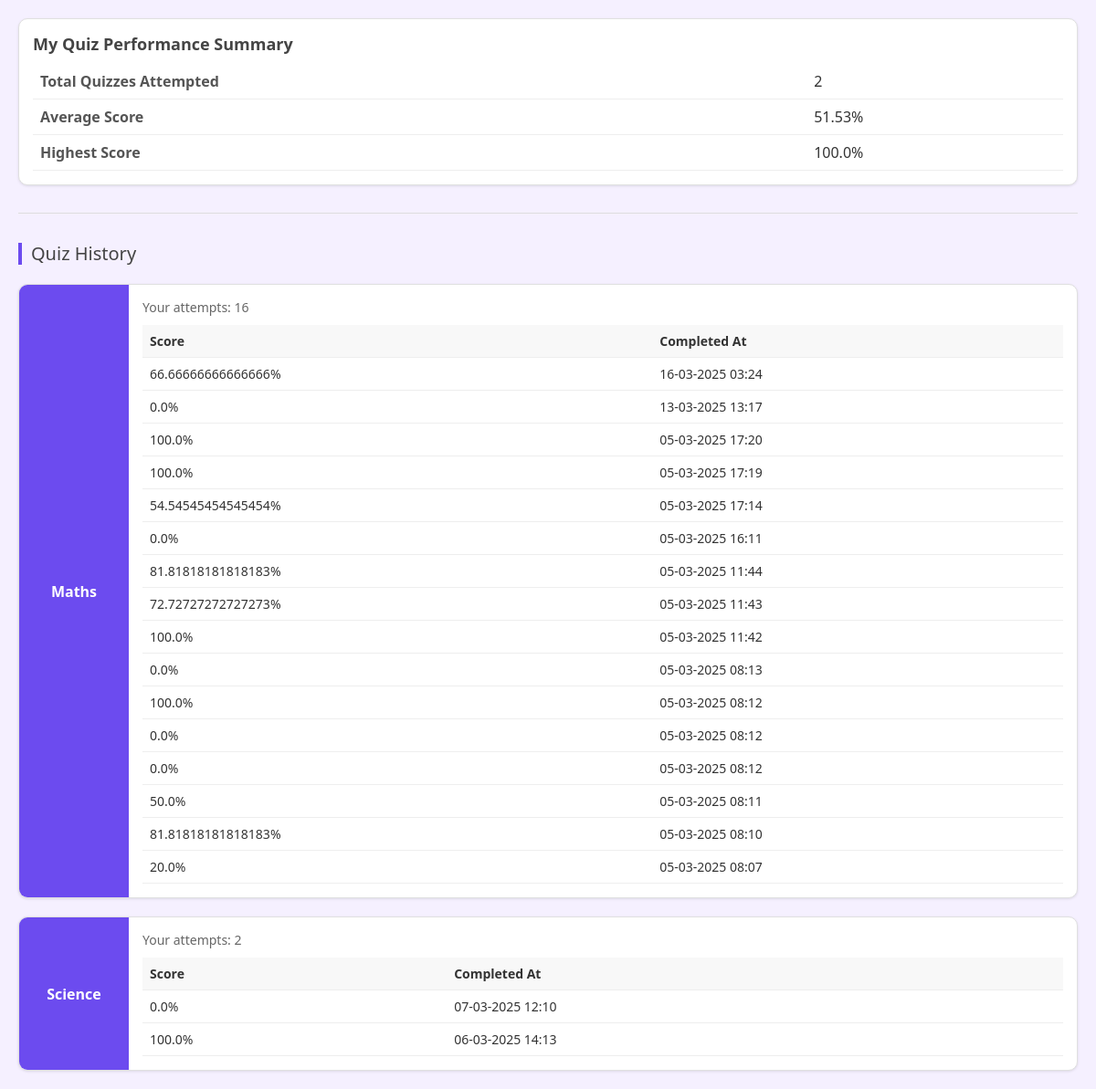
/my_quizzes/ (signed in), run on the app's committed database.
### Quizzes/models.py (models this page shows, shortened)
class Quiz(models.Model):
    title = models.CharField(max_length=255)
    educator = models.ForeignKey(Educator, on_delete=models.CASCADE)
    created_at = models.DateTimeField(auto_now_add=True)
    subject = models.CharField(max_length=100, default='General')

class StudentQuizAttempt(models.Model):
    student = models.ForeignKey(Student, on_delete=models.CASCADE)
    quiz = models.ForeignKey(Quiz, on_delete=models.CASCADE)
    score = models.FloatField()
    completed_at = models.DateTimeField(auto_now_add=True)

### Students/views.py (the view)
# urls.py: path('my_quizzes/', views.my_quizzes, name='my_quizzes'),
def my_quizzes(request):
    print("My Quizzes View Accessed")
    student = Student.objects.get(user=request.user)
    selected_subject = request.GET.get('subject')
    attempts = (
        StudentQuizAttempt.objects
        .filter(student=student)
        .select_related('quiz')
        .order_by('quiz__title', '-completed_at')
    )
    if selected_subject:
        attempts = attempts.filter(quiz__subject__name=selected_subject)
    total_quizzes_attempted = len(set(attempt.quiz_id for attempt in attempts))
    average_score = attempts.aggregate(Avg('score'))['score__avg'] or 0
    highest_score = attempts.aggregate(Max('score'))['score__max'] or 0
    quizzes = {}
    for attempt in attempts:
        quiz_title = attempt.quiz.title
        if quiz_title not in quizzes:
            quizzes[quiz_title] = []
        quizzes[quiz_title].append(attempt)
    context = {
        'quizzes': quizzes,
        'total_quizzes_attempted': total_quizzes_attempted,
        'average_score': round(average_score, 2),
        'highest_score': highest_score,
        'selected_subject': selected_subject,  # Pass selected subject (if any)
        'no_attempts_message': 'No quizzes attempted for this subject. Start now!' if selected_subject and not attempts else None
    }
    return render(request, 'students/my_quizzes.html', context)

### templates/students/my_quizzes.html (shortened to what this page needs)
<!DOCTYPE html>
<html lang="en">
<head>
</head>
<body>
<div class="summary-card">
    <div class="summary-title">My Quiz Performance Summary</div>
    <table class="summary-table">
        <tr>
            <th>Total Quizzes Attempted</th>
            <td>{{ total_quizzes_attempted }}</td>
        </tr>
        <tr>
            <th>Average Score</th>
            <td>{{ average_score }}%</td>
        </tr>
        <tr>
            <th>Highest Score</th>
            <td>{{ highest_score }}%</td>
        </tr>
    </table>
</div>
<hr>
<div class="quiz-history-title">Quiz History</div>
{% if quizzes %}
    <div class="quiz-grid">
        {% for quiz_title, attempts in quizzes.items %}
            <div class="quiz-card">
                <div class="quiz-subject">{{ quiz_title }}</div>
                <div class="quiz-info">
                    <div class="attempts-info">Your attempts: {{ attempts|length }}</div>
                    <table class="quiz-attempts-table">
                        <thead>
                            <tr>
                                <th>Score</th>
                                <th>Completed At</th>
                            </tr>
                        </thead>
                        <tbody>
                            {% for attempt in attempts %}
                                <tr>
                                    <td>{{ attempt.score }}%</td>
                                    <td>{{ attempt.completed_at|date:"d-m-Y H:i" }}</td>
                                </tr>
                            {% endfor %}
                        </tbody>
                    </table>
                </div>
            </div>
        {% endfor %}
    </div>
{% endif %}
</body>
</html>

### templates/students/my_quizzes.html (style rules this page uses)
body { font-family: 'Segoe UI', Tahoma, Geneva, Verdana, sans-serif; margin: 0; padding: 20px; background-color: #f5f0ff; color: #333; }
.summary-card { background-color: white; border-radius: 10px; padding: 15px; box-shadow: 0 1px 3px rgba(0, 0, 0, 0.1); border: 1px solid #e0e0e0; margin-bottom: 20px; }
.summary-title { font-size: 18px; font-weight: 600; margin-bottom: 10px; color: #444; }
.summary-table { width: 100%; border-collapse: collapse; }
.summary-table th, .summary-table td { text-align: left; padding: 8px; border-bottom: 1px solid #eee; }
.summary-table th { font-weight: 600; color: #555; }
hr { border: 0; height: 1px; background-color: #ddd; margin: 30px 0; }
.quiz-history-title { font-size: 20px; color: #444; font-weight: 500; margin: 30px 0 20px; display: flex; align-items: center; }
.quiz-history-title::before { content: ""; display: inline-block; width: 4px; height: 24px; background-color: #6c4bef; margin-right: 10px; }
.quiz-grid { display: grid; grid-template-columns: 1fr; gap: 20px; }
.quiz-card { background-color: white; border-radius: 10px; box-shadow: 0 1px 3px rgba(0, 0, 0, 0.1); overflow: hidden; display: grid; grid-template-columns: 120px 1fr; border: 1px solid #e0e0e0; }
.quiz-subject { background-color: #6c4bef; color: white; display: flex; align-items: center; justify-content: center; font-weight: bold; font-size: 16px; padding: 15px; text-align: center; }
.quiz-info { padding: 15px; }
.attempts-info { font-size: 14px; color: #666; margin-bottom: 10px; }
.quiz-attempts-table { width: 100%; border-collapse: collapse; }
.quiz-attempts-table th, .quiz-attempts-table td { padding: 8px; font-size: 14px; border-bottom: 1px solid #eee; text-align: left; }
.quiz-attempts-table th { background-color: #f8f8f8; font-weight: 600; }

### data on the page
Quiz: quizzes "Maths"
StudentQuizAttempt: score "66.66666666666666", completed_at "16-03-2025 03:24"
StudentQuizAttempt: score "0.0", completed_at "13-03-2025 13:17"
StudentQuizAttempt: score "100.0", completed_at "05-03-2025 17:20"
StudentQuizAttempt: score "100.0", completed_at "05-03-2025 17:19"
StudentQuizAttempt: score "54.54545454545454", completed_at "05-03-2025 17:14"
StudentQuizAttempt: score "0.0", completed_at "05-03-2025 16:11"
StudentQuizAttempt: score "81.81818181818183", completed_at "05-03-2025 11:44"
StudentQuizAttempt: score "72.72727272727273", completed_at "05-03-2025 11:43"
StudentQuizAttempt: score "100.0", completed_at "05-03-2025 11:42"
StudentQuizAttempt: score "0.0", completed_at "05-03-2025 08:13"
StudentQuizAttempt: score "100.0", completed_at "05-03-2025 08:12"
StudentQuizAttempt: score "0.0", completed_at "05-03-2025 08:12"
StudentQuizAttempt: score "0.0", completed_at "05-03-2025 08:12"
StudentQuizAttempt: score "50.0", completed_at "05-03-2025 08:11"
StudentQuizAttempt: score "81.81818181818183", completed_at "05-03-2025 08:10"
StudentQuizAttempt: score "20.0", completed_at "05-03-2025 08:07"
StudentQuizAttempt: title "Science", attempts "2", score "0.0", completed_at "07-03-2025 12:10"
StudentQuizAttempt: score "100.0", completed_at "06-03-2025 14:13"

### other printed values
{{ total_quizzes_attempted }} "2"
{{ average_score }} "51.53"
{{ highest_score }} "100.0"
{{ attempts|length }} "16"
